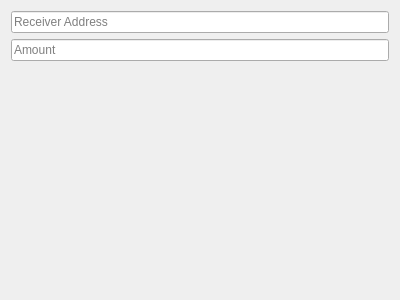
<?xml version="1.0" encoding="UTF-8"?>
<ui version="4.0">
 <class>Form</class>
 <widget class="QWidget" name="Form">
  <property name="geometry">
   <rect>
    <x>0</x>
    <y>0</y>
    <width>400</width>
    <height>300</height>
   </rect>
  </property>
  <property name="windowTitle">
   <string>Form</string>
  </property>
  <layout class="QGridLayout" name="gridLayout">
   <item row="1" column="0">
    <widget class="QLineEdit" name="amountText">
     <property name="placeholderText">
      <string>Amount</string>
     </property>
    </widget>
   </item>
   <item row="0" column="0">
    <widget class="QLineEdit" name="dstText">
     <property name="placeholderText">
      <string>Receiver Address</string>
     </property>
    </widget>
   </item>
   <item row="2" column="0">
    <spacer name="verticalSpacer">
     <property name="orientation">
      <enum>Qt::Vertical</enum>
     </property>
     <property name="sizeHint" stdset="0">
      <size>
       <width>20</width>
       <height>40</height>
      </size>
     </property>
    </spacer>
   </item>
  </layout>
 </widget>
 <resources/>
 <connections/>
</ui>
